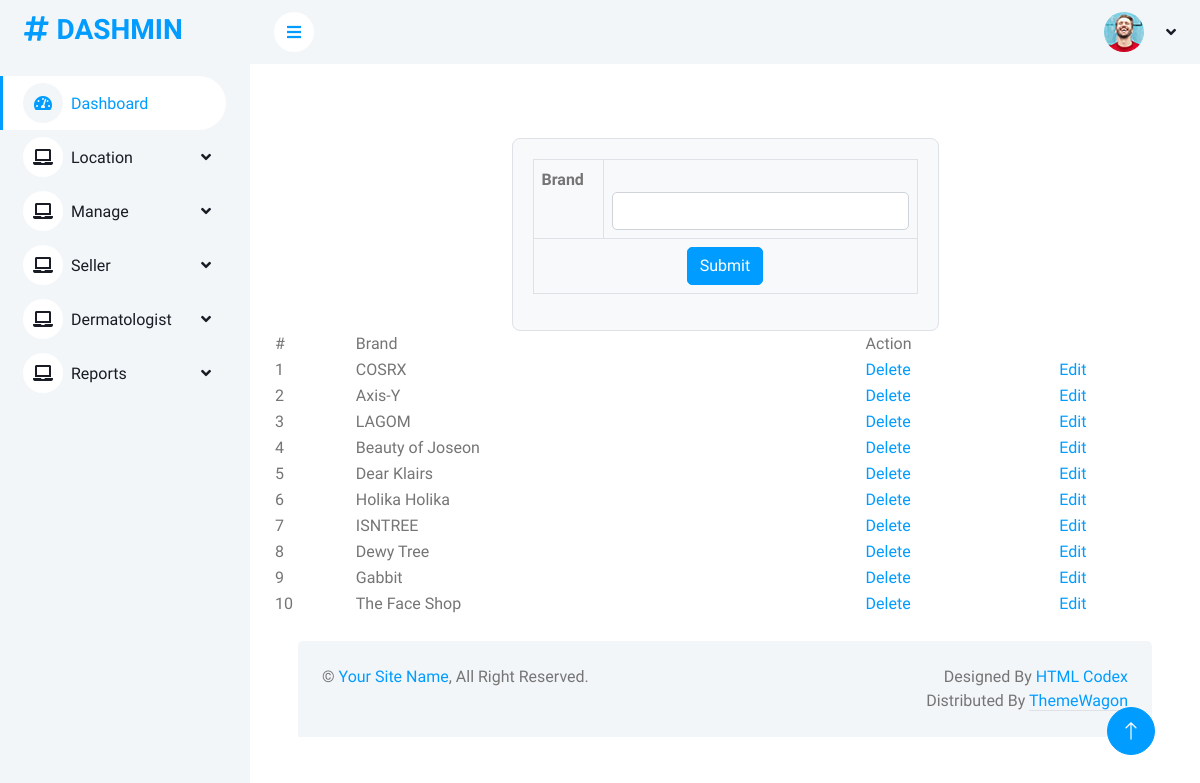
Screenshot of /Project/Admin/Brand.php with the database file from the repository.
### tables this page shows
CREATE TABLE `tbl_brand` (
  `brand_id` int(11) NOT NULL,
  `brand_name` varchar(30) NOT NULL
);

### Project/Admin/Brand.php (the view, shortened to what this page needs)
<?php
include("Head.php");
		?>
        <?php
	$dname='';
?>
<!DOCTYPE html PUBLIC "-//W3C//DTD XHTML 1.0 Transitional//EN" "http://www.w3.org/TR/xhtml1/DTD/xhtml1-transitional.dtd">
<html xmlns="http://www.w3.org/1999/xhtml">
<head>
</head>
<body>
<div class="container">
  <div class="row justify-content-center">
    <div class="col-md-6">
      <div class="form-container">
	  <form id="form1" name="form1" method="post" action="">
	  <table width="200" border="1">
          <table class="table table-bordered">
            <tr>
              <th>Brand</th>
              <td>
                <input required type="text" class="form-control" name="txt_brand" id="txt_brand" value="<?php echo $dname ?>" />
              </td>
            </tr>
            <tr>
              <td colspan="2" class="text-center">
                <button type="submit" class="btn btn-primary" id="btn_submit" name="btn_submit">Submit</button>
              </td>
            </tr>
          </table>
        </form>
      </div>
    </div>
  </div>
</div>
<table>
<tr>
	<td>#</td>
    <td>Brand</td>
    <td>Action</td>
</tr>
<?php
$i=0;
		$selQry="select * from tbl_brand";
		$result=$Con->query($selQry);
		while($row=$result->fetch_assoc())
		{
			$i++;
?>
<tr>
	<td><?php echo $i;?></td>
    <td><?php echo $row["brand_name"] ?></td>
     <td><a href="Brand.php?stid=<?php echo $row["brand_id"]; ?>">Delete</a></td>
     <td><a href="Brand.php?eid=<?php echo $row["brand_id"]; ?>">Edit</a></td>
</tr>
<?php
		}
?>
</table>
</body>
</html>
</html>
<?php
            include("Foot.php");
            ?>

### Project/Assets/Templates/Admin/css/style.css (style rules this page uses)
:root { --primary: #009CFF; --light: #F3F6F9; --dark: #191C24; }
.btn { transition: .5s; }
.btn.btn-primary { color: #FFFFFF; }

### Project/Admin/Brand.php (style rules this page uses)
.form-container { margin-top: 50px; border: 1px solid #dee2e6; padding: 20px; background-color: #f8f9fa; border-radius: 8px; }
table { width: 100%; }
.table td, .table th { border: 1px solid #dee2e6; }
.table input { width: 100%; }

### rows the page displays
tbl_brand: brand_name "COSRX"
tbl_brand: brand_name "Axis-Y"
tbl_brand: brand_name "LAGOM"
tbl_brand: brand_name "Beauty of Joseon"
tbl_brand: brand_name "Dear Klairs"
tbl_brand: brand_name "Holika Holika"
tbl_brand: brand_name "ISNTREE"
tbl_brand: brand_name "Dewy Tree"
tbl_brand: brand_name "Gabbit"
tbl_brand: brand_name "The Face Shop"
